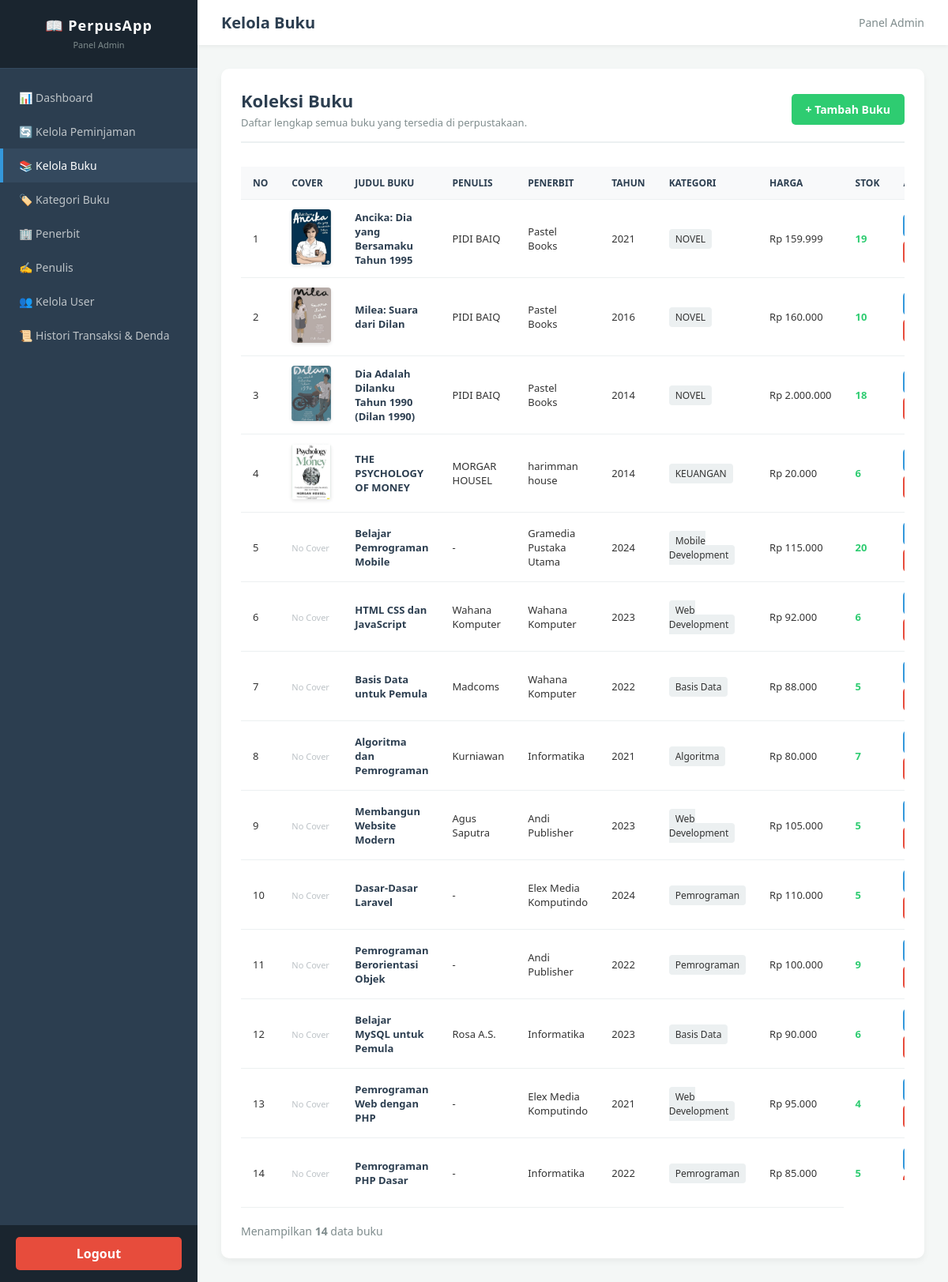
/VIEW/ADMIN/daftarBuku.php, run on the app's committed database.
### tables this page shows
CREATE TABLE `buku` (
  `id_buku` int NOT NULL,
  `id_penerbit` int NOT NULL,
  `id_kategori` int NOT NULL,
  `judul_buku` varchar(70) NOT NULL,
  `tahun_terbit` year NOT NULL,
  `harga_buku` int NOT NULL DEFAULT '0',
  `stok` int NOT NULL DEFAULT '0',
  `cover` varchar(100) NOT NULL
);

CREATE TABLE `penerbit` (
  `id_penerbit` int NOT NULL,
  `nama_penerbit` varchar(50) NOT NULL,
  `alamat` varchar(70) DEFAULT NULL,
  `kota` varchar(50) DEFAULT NULL,
  `telepon` varchar(15) DEFAULT NULL,
  `email` varchar(50) DEFAULT NULL
);

CREATE TABLE `kategori` (
  `id_kategori` int NOT NULL,
  `nama_kategori` varchar(50) NOT NULL,
  `deskripsi` varchar(200) DEFAULT NULL,
  `status` enum('aktif','nonaktif') NOT NULL DEFAULT 'aktif'
);

### MODEL/m_koneksi.php (called while the page is built, shortened)
<?php
class Koneksi
{
    private $host = "localhost";
    private $username = "root";
    private $pass = "";
    private $dbname = "db_perpustakaan";
    public $koneksi;
    public function __construct()
    {
        $this->koneksi = mysqli_connect(
            $this->host,
            $this->username,
            $this->pass,
            $this->dbname
        );
        $this->koneksi->set_charset("utf8mb4");
    }
    public function getKoneksi()
    {
        return $this->koneksi;
    }
}

### MODEL/m_buku.php (called while the page is built, shortened)
<?php
require_once __DIR__ . "/m_koneksi.php";
class Buku
{
    private $koneksi;
    public function __construct()
    {
        $db = new Koneksi();
        $this->koneksi = $db->getKoneksi();
    }
    public function getAllBuku()
    {
        $query = "
            SELECT
                b.id_buku,
                b.id_kategori,
                b.id_penerbit,
                b.judul_buku,
                b.tahun_terbit,
                b.harga_buku,
                b.stok,
                b.cover,
                k.nama_kategori,
                p.nama_penerbit,
                COALESCE(
                    GROUP_CONCAT(
                        DISTINCT pen.nama_penulis
                        ORDER BY pen.nama_penulis ASC
                        SEPARATOR ', '
                    ),
                    '-'
                ) AS penulis
            FROM buku b
            LEFT JOIN kategori k
                ON b.id_kategori = k.id_kategori
            LEFT JOIN penerbit p
                ON b.id_penerbit = p.id_penerbit
            LEFT JOIN buku_penulis bp
                ON b.id_buku = bp.id_buku
            LEFT JOIN penulis pen
                ON bp.id_penulis = pen.id_penulis
            GROUP BY
                b.id_buku,
                b.id_kategori,
                b.id_penerbit,
                b.judul_buku,
                b.tahun_terbit,
                b.harga_buku,
                b.stok,
                b.cover,
                k.nama_kategori,
                p.nama_penerbit
            ORDER BY b.id_buku DESC
        ";
        $result = $this->koneksi->query($query);
        $data = [];
        if ($result) {
            while ($row = $result->fetch_assoc()) {
                $data[] = $row;
            }
        }
        return $data;
    }
}

### VIEW/ADMIN/daftarBuku.php (the view, shortened to what this page needs)
<?php
require_once __DIR__ . "/../../MODEL/m_buku.php";
$bukuModel = new Buku();
$daftarBuku = $bukuModel->getAllBuku();
?>
<!DOCTYPE html>
<html lang="id">
<head>
</head>
<body>
    <?php include __DIR__ . "/../TEMPLATE/SideBarAdmin.php"; ?>
    <div class="main-content">
        <div class="topbar">
            <h2>Kelola Buku</h2>
            <div style="font-size: 14px; color: #7f8c8d;">Panel Admin</div>
        </div>
        <div class="container">
            <div class="card">
                <div class="page-header">
                    <div>
                        <h3>Koleksi Buku</h3>
                        <p>Daftar lengkap semua buku yang tersedia di perpustakaan.</p>
                    </div>
                    <div>
                        <a href="tambahBuku.php" class="btn btn-primary">+ Tambah Buku</a>
                    </div>
                </div>
                <div class="table-responsive">
                    <table class="data-table">
                        <thead>
                            <tr>
                                <th>No</th>
                                <th>Cover</th>
                                <th>Judul Buku</th>
                                <th>Penulis</th>
                                <th>Penerbit</th>
                                <th>Tahun</th>
                                <th>Kategori</th>
                                <th>Harga</th>
                                <th>Stok</th>
                                <th>Aksi</th>
                            </tr>
                        </thead>
                        <tbody>
                            <?php if (!empty($daftarBuku)): ?>
                                <?php $no = 1; ?>
                                <?php foreach ($daftarBuku as $buku): ?>
                                    <tr>
                                        <td><?= $no++ ?></td>
                                        <td>
                                            <?php if (!empty($buku['cover'])): ?>
                                                <img src="../../ASSETS/COVER/<?= htmlspecialchars($buku['cover']) ?>" alt="Cover" class="cover-img">
                                            <?php else: ?>
                                                <span style="color: #bdc3c7; font-size: 11px;">No Cover</span>
                                            <?php endif; ?>
                                        </td>
                                        <td style="font-weight: 600; color: #2c3e50;"><?= htmlspecialchars($buku['judul_buku']) ?></td>
                                        <td><?= htmlspecialchars($buku['penulis'] ?? '-') ?></td>
                                        <td><?= htmlspecialchars($buku['nama_penerbit'] ?? '-') ?></td>
                                        <td><?= htmlspecialchars($buku['tahun_terbit'] ?? '-') ?></td>
                                        <td>
                                            <span style="background: #ecf0f1; padding: 4px 8px; border-radius: 4px; font-size: 12px;">
                                                <?= htmlspecialchars($buku['nama_kategori'] ?? '-') ?>
                                            </span>
                                        </td>
                                        <td style="white-space: nowrap;">Rp <?= number_format((int) $buku['harga_buku'], 0, ',', '.') ?></td>
                                        <td>
                                            <strong style="color: <?= (int)$buku['stok'] > 0 ? '#2ecc71' : '#e74c3c' ?>;">
                                                <?= htmlspecialchars($buku['stok']) ?>
                                            </strong>
                                        </td>
                                        <td>
                                        </td>
                                    </tr>
                                <?php endforeach; ?>
                            <?php else: ?>
                                <tr>
                                    <td colspan="10" class="text-center">Belum ada buku dalam koleksi.</td>
                                </tr>
                            <?php endif; ?>
                        </tbody>
                    </table>
                </div>
                <?php if (!empty($daftarBuku)): ?>
                    <p class="total-data">Menampilkan <strong><?= count($daftarBuku) ?></strong> data buku</p>
                <?php endif; ?>
            </div>
        </div>
    </div>
</body>
</html>

### VIEW/TEMPLATE/SideBarAdmin.php (shortened to what this page needs)
<?php
require_once __DIR__ . "/../../MODEL/m_buku.php";
$currentPage = $_GET['aksi'] ?? basename($_SERVER['PHP_SELF']);
?>
<div class="sidebar">
    <div class="sidebar-header">
        <h3>📖 PerpusApp</h3>
        <small style="color: #7f8c8d; font-size: 11px;">Panel Admin</small>
    </div>
    <ul class="sidebar-menu">
        <li>
            <a href="/Aplikasi Peminjaman Buku/VIEW/ADMIN/dashboardAdmin.php"
               class="<?= ($currentPage === 'dashboardAdmin.php') ? 'active' : '' ?>">
               📊 Dashboard
            </a>
        </li>
        <li>
            <a href="/Aplikasi Peminjaman Buku/CONTROLLER/c_peminjaman.php?aksi=admin"
               class="<?= ($currentPage === 'admin' || $currentPage === 'detailAdmin') ? 'active' : '' ?>">
               🔄 Kelola Peminjaman
            </a>
        </li>
        <li>
            <a href="/Aplikasi Peminjaman Buku/VIEW/ADMIN/daftarBuku.php"
               class="<?= ($currentPage === 'daftarBuku.php') ? 'active' : '' ?>">
               📚 Kelola Buku
            </a>
        </li>
        <li>
            <a href="/Aplikasi Peminjaman Buku/VIEW/ADMIN/daftarKategori.php"
               class="<?= ($currentPage === 'daftarKategori.php') ? 'active' : '' ?>">
               🏷️ Kategori Buku
            </a>
        </li>
        <li>
            <a href="/Aplikasi Peminjaman Buku/VIEW/ADMIN/daftarPenerbit.php"
               class="<?= ($currentPage === 'daftarPenerbit.php') ? 'active' : '' ?>">
               🏢 Penerbit
            </a>
        </li>
        <li>
            <a href="/Aplikasi Peminjaman Buku/VIEW/ADMIN/daftarPenulis.php"
               class="<?= ($currentPage === 'daftarPenulis.php') ? 'active' : '' ?>">
               ✍️ Penulis
            </a>
        </li>
        <li>
            <a href="/Aplikasi Peminjaman Buku/VIEW/ADMIN/daftarUser.php"
               class="<?= ($currentPage === 'daftarUser.php') ? 'active' : '' ?>">
               👥 Kelola User
            </a>
        </li>
        <li>
            <a href="/Aplikasi Peminjaman Buku/CONTROLLER/c_peminjaman.php?aksi=histori"
               class="<?= ($currentPage === 'histori') ? 'active' : '' ?>">
               📜 Histori Transaksi & Denda
            </a>
        </li>
    </ul>
    <div class="sidebar-footer">
        <a href="/Aplikasi Peminjaman Buku/CONTROLLER/c_login.php?aksi=logout"
           class="btn-logout"
           onclick="return confirm('Apakah Anda yakin ingin logout?')">
           Logout
        </a>
    </div>
</div>

### VIEW/ADMIN/daftarBuku.php (style rules this page uses)
* { box-sizing: border-box; margin: 0; padding: 0; font-family: 'Segoe UI', Tahoma, Geneva, Verdana, sans-serif; }
body { background-color: #f4f7f6; color: #333; display: flex; min-height: 100vh; }
.main-content { flex: 1; display: flex; flex-direction: column; overflow: hidden; }
.topbar { background-color: #fff; padding: 15px 30px; box-shadow: 0 2px 5px rgba(0,0,0,0.05); display: flex; justify-content: space-between; align-items: center; }
.topbar h2 { font-size: 20px; color: #2c3e50; }
.container { padding: 30px; flex: 1; overflow-y: auto; }
.card { background: #ffffff; padding: 25px; border-radius: 10px; box-shadow: 0 4px 8px rgba(0, 0, 0, 0.05); }
.page-header { display: flex; justify-content: space-between; align-items: center; margin-bottom: 20px; border-bottom: 2px solid #ecf0f1; padding-bottom: 15px; }
.page-header h3 { color: #2c3e50; font-size: 22px; }
.page-header p { color: #7f8c8d; font-size: 13px; margin-top: 4px; }
.btn { padding: 10px 18px; border-radius: 5px; font-size: 14px; font-weight: bold; text-decoration: none; cursor: pointer; transition: background 0.3s ease; display: inline-block; text-align: center; }
.btn-primary { background-color: #2ecc71; color: white; }
.table-responsive { width: 100%; overflow-x: auto; }
.data-table { width: 100%; border-collapse: collapse; margin-top: 10px; min-width: 900px; }
.data-table th, .data-table td { padding: 12px 15px; text-align: left; border-bottom: 1px solid #ecf0f1; font-size: 13px; }
.data-table th { background-color: #f8f9fa; color: #2c3e50; font-weight: 600; text-transform: uppercase; font-size: 12px; white-space: nowrap; }
.cover-img { border-radius: 4px; box-shadow: 0 2px 4px rgba(0,0,0,0.1); object-fit: cover; width: 50px; height: 70px; }
.total-data { margin-top: 20px; font-size: 14px; color: #7f8c8d; }

### VIEW/TEMPLATE/SideBarAdmin.php (style rules this page uses)
.sidebar { width: 250px; min-height: 100vh; background-color: #2c3e50; color: #ecf0f1; display: flex; flex-direction: column; }
.sidebar-header { padding: 20px; text-align: center; background-color: #1a252f; border-bottom: 1px solid #34495e; }
.sidebar-header h3 { font-size: 18px; letter-spacing: 1px; color: #fff; }
.sidebar-menu { list-style: none; padding: 15px 0; flex: 1; }
.sidebar-menu li a { display: block; padding: 12px 20px; color: #bdc3c7; text-decoration: none; transition: all 0.3s; border-left: 4px solid transparent; font-size: 14px; }
.sidebar-menu li a:hover, .sidebar-menu li a.active { background-color: #34495e; color: #fff; border-left: 4px solid #3498db; }
.sidebar-footer { padding: 15px 20px; background-color: #1a252f; }
.btn-logout { display: block; width: 100%; padding: 10px; text-align: center; background-color: #e74c3c; color: white; text-decoration: none; border-radius: 5px; font-weight: bold; transition: 0.3s; }

### data on the page
buku: cover (picture), judul_buku "Ancika: Dia yang Bersamaku Tahun 1995", penulis "PIDI BAIQ", id_penerbit.nama_penerbit "Pastel Books", tahun_terbit "2021", id_kategori.nama_kategori "NOVEL", harga_buku "159.999", stok "19"
buku: cover (picture), judul_buku "Milea: Suara dari Dilan", penulis "PIDI BAIQ", id_penerbit.nama_penerbit "Pastel Books", tahun_terbit "2016", id_kategori.nama_kategori "NOVEL", harga_buku "160.000", stok "10"
buku: cover (picture), judul_buku "Dia Adalah Dilanku Tahun 1990 (Dilan 1990)", penulis "PIDI BAIQ", id_penerbit.nama_penerbit "Pastel Books", tahun_terbit "2014", id_kategori.nama_kategori "NOVEL", harga_buku "2.000.000", stok "18"
buku: cover (picture), judul_buku "THE PSYCHOLOGY OF MONEY", penulis "MORGAR HOUSEL", id_penerbit.nama_penerbit "harimman house", tahun_terbit "2014", id_kategori.nama_kategori "KEUANGAN", harga_buku "20.000", stok "6"
buku: cover "No Cover", judul_buku "Belajar Pemrograman Mobile", penulis "-", id_penerbit.nama_penerbit "Gramedia Pustaka Utama", tahun_terbit "2024", id_kategori.nama_kategori "Mobile Development", harga_buku "115.000", stok "20"
buku: cover "No Cover", judul_buku "HTML CSS dan JavaScript", penulis "Wahana Komputer", id_penerbit.nama_penerbit "Wahana Komputer", tahun_terbit "2023", id_kategori.nama_kategori "Web Development", harga_buku "92.000", stok "6"
buku: cover "No Cover", judul_buku "Basis Data untuk Pemula", penulis "Madcoms", id_penerbit.nama_penerbit "Wahana Komputer", tahun_terbit "2022", id_kategori.nama_kategori "Basis Data", harga_buku "88.000", stok "5"
buku: cover "No Cover", judul_buku "Algoritma dan Pemrograman", penulis "Kurniawan", id_penerbit.nama_penerbit "Informatika", tahun_terbit "2021", id_kategori.nama_kategori "Algoritma", harga_buku "80.000", stok "7"
buku: cover "No Cover", judul_buku "Membangun Website Modern", penulis "Agus Saputra", id_penerbit.nama_penerbit "Andi Publisher", tahun_terbit "2023", id_kategori.nama_kategori "Web Development", harga_buku "105.000", stok "5"
buku: cover "No Cover", judul_buku "Dasar-Dasar Laravel", penulis "-", id_penerbit.nama_penerbit "Elex Media Komputindo", tahun_terbit "2024", id_kategori.nama_kategori "Pemrograman", harga_buku "110.000", stok "5"
buku: cover "No Cover", judul_buku "Pemrograman Berorientasi Objek", penulis "-", id_penerbit.nama_penerbit "Andi Publisher", tahun_terbit "2022", id_kategori.nama_kategori "Pemrograman", harga_buku "100.000", stok "9"
buku: cover "No Cover", judul_buku "Belajar MySQL untuk Pemula", penulis "Rosa A.S.", id_penerbit.nama_penerbit "Informatika", tahun_terbit "2023", id_kategori.nama_kategori "Basis Data", harga_buku "90.000", stok "6"
buku: cover "No Cover", judul_buku "Pemrograman Web dengan PHP", penulis "-", id_penerbit.nama_penerbit "Elex Media Komputindo", tahun_terbit "2021", id_kategori.nama_kategori "Web Development", harga_buku "95.000", stok "4"
buku: cover "No Cover", judul_buku "Pemrograman PHP Dasar", penulis "-", id_penerbit.nama_penerbit "Informatika", tahun_terbit "2022", id_kategori.nama_kategori "Pemrograman", harga_buku "85.000", stok "5"

### other printed values
count($daftarBuku) "14"
